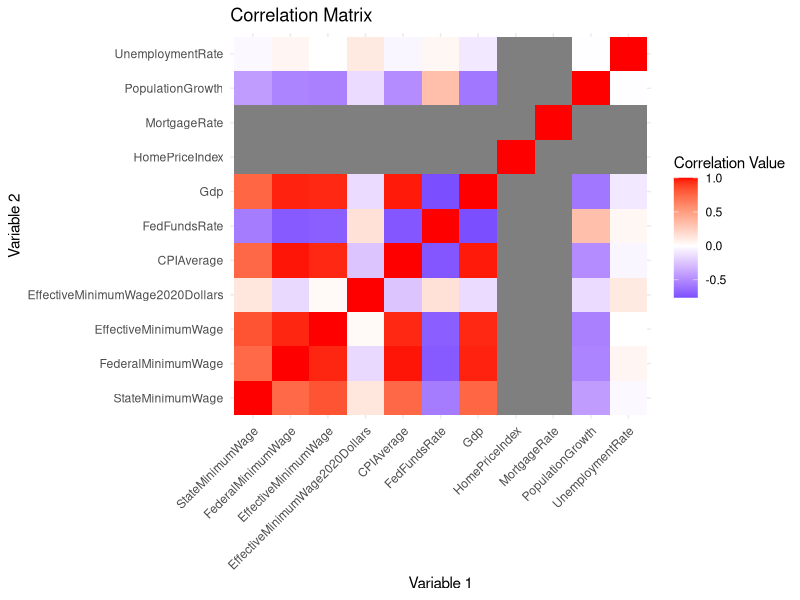

This figure's R source:
## ---- chunk 1
library(readr)
data <- read_csv("FinalDataSet.csv")
head(data)
## ---- chunk 2
# Impute missing values with mean
data[is.na(data)] <- mean(data, na.rm=TRUE)

# Remove duplicates
data <- unique(data)

# Check for missing values
sum(is.na(data))
## ---- chunk 3
summary(data)

library(ggplot2)
library(reshape2)

correlation_matrix <- cor(data[, -c(1, 2)])
melted_correlation <- melt(correlation_matrix)

ggplot(data = melted_correlation, aes(x=Var1, y=Var2, fill=value)) + 
  geom_tile() + 
  scale_fill_gradient2(low="blue", high="red", mid="white", midpoint=0) + 
  theme_minimal() + 
  theme(axis.text.x = element_text(angle = 45, hjust = 1)) + 
  labs(title="Correlation Matrix", x="Variable 1", y="Variable 2", fill="Correlation Value")

correlation_values <- correlation_matrix["EffectiveMinimumWage", ]
top_correlated_variables <- names(sort(correlation_values, decreasing=TRUE)[2:4])
top_correlated_variables

## ---- chunk 4
library(caret)
trainIndex <- createDataPartition(data$EffectiveMinimumWage, p = .8, 
                                  list = FALSE, 
                                  times = 1)
train <- data[ trainIndex,]
test  <- data[-trainIndex,]

# Remove rows with missing values in the training and testing sets
train <- train[complete.cases(train), ]
test <- test[complete.cases(test), ]
dim(train)
dim(test)
## ---- chunk 5
base_model <- lm(EffectiveMinimumWage ~ ., data = train)

# mse for thw base model

predictions <- predict(base_model, test)
base_model_mse <- mean((test$EffectiveMinimumWage - predictions)^2)
base_model_mse
## ---- chunk 6
library(car)
vif(base_model)
## ---- chunk 7
train <- train[, -c(3, 4)]
test <- test[, -c(3, 4)]  

head(train)
head(test)
## ---- chunk 8
model <- lm(EffectiveMinimumWage ~ ., data = train)
## ---- chunk 9
predictions <- predict(model, test)
mse <- mean((test$EffectiveMinimumWage - predictions)^2)
summary(model)
mse
## ---- chunk 10
library(randomForest)
rf_model <- randomForest(EffectiveMinimumWage ~ ., data = train)
rf_predictions <- predict(rf_model, test)
rf_mse <- mean((test$EffectiveMinimumWage - rf_predictions)^2)
rf_mse
## ---- chunk 11
library(glmnet)
x_train <- as.matrix(train[, -c(1, 2)])
y_train <- train$EffectiveMinimumWage
x_test <- as.matrix(test[, -c(1, 2)])
y_test <- test$EffectiveMinimumWage

lasso_model <- cv.glmnet(x_train, y_train, alpha = 1)
lasso_predictions <- predict(lasso_model, s = "lambda.min", newx = x_test)
lasso_mse <- mean((y_test - lasso_predictions)^2)
lasso_mse

ridge_model <- cv.glmnet(x_train, y_train, alpha = 0)
ridge_predictions <- predict(ridge_model, s = "lambda.min", newx = x_test)
ridge_mse <- mean((y_test - ridge_predictions)^2)
ridge_mse
## ---- chunk 12
lasso_cv_model <- cv.glmnet(x_train, y_train, alpha = 1, nfolds = 20)
lasso_cv_alpha <- lasso_cv_model$lambda.min
lasso_cv_alpha

ridge_cv_model <- cv.glmnet(x_train, y_train, alpha = 0, nfolds = 20)
ridge_cv_alpha <- ridge_cv_model$lambda.min
ridge_cv_alpha
## ---- chunk 13
lasso_model <- cv.glmnet(x_train, y_train, alpha = 1, lambda = seq(0.001, 1, length = 100))
ridge_model <- cv.glmnet(x_train, y_train, alpha = 0, lambda = seq(0.001, 1, length = 100))

lasso_predictions <- predict(lasso_model, s = "lambda.min", newx = x_test)
lasso_mse <- mean((y_test - lasso_predictions)^2)
lasso_mse
ridge_predictions <- predict(ridge_model, s = "lambda.min", newx = x_test)
ridge_mse <- mean((y_test - ridge_predictions)^2)
ridge_mse

## ---- chunk 14
model_names <- c("Linear Regression", "Random Forest", "Lasso", "Ridge")
mse_values <- c(mse, rf_mse, lasso_mse, ridge_mse)
model_comparison <- data.frame(Model = model_names, MSE = mse_values)
model_comparison
## ---- chunk 15
train_size <- floor(0.8 * nrow(data))
train <- data[1:train_size, ]
test <- data[(train_size + 1):nrow(data), ]
## ---- chunk 16
library(forecast)
arima_model <- auto.arima(train$EffectiveMinimumWage)
arima_model
## ---- chunk 17
arima_predictions <- forecast(arima_model, h = nrow(test))

## ---- chunk 18
arima_mse <- mean((test$EffectiveMinimumWage - arima_predictions$mean)^2)
arima_mse
